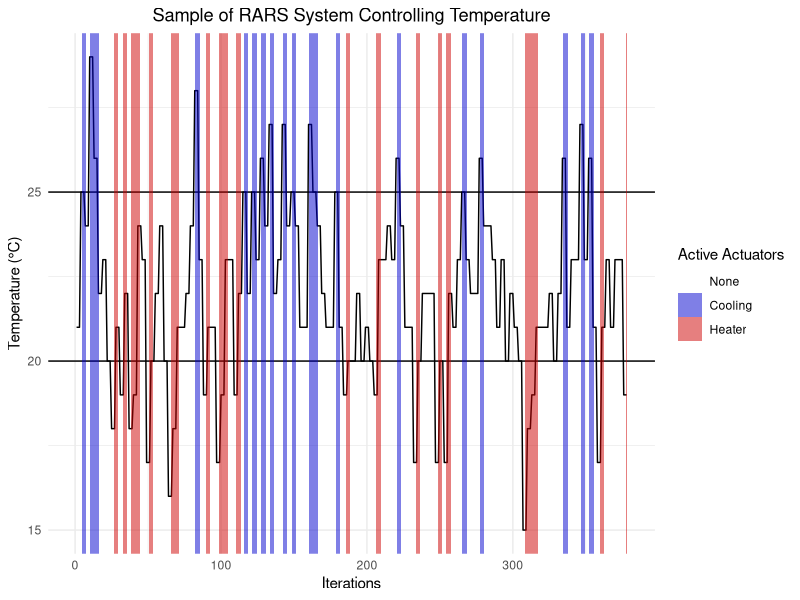
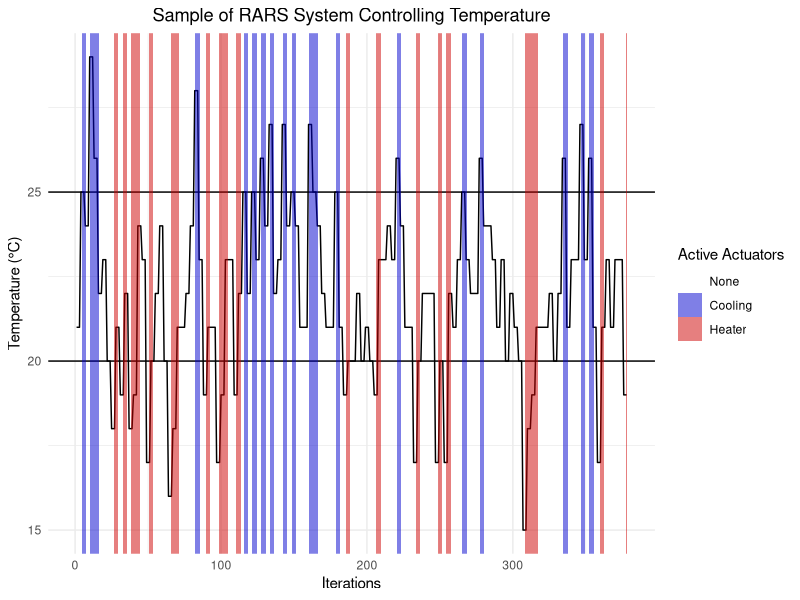

These charts were generated, in order, by the following R code:
library(tidyverse)

# Variables
max_temp <- 25
min_temp <- 20
data <- read.csv("./analysis/data/temp_metrics.csv")

# Function to assign factor
assignState <- Vectorize(function(heater, cooling) {
  if (heater == TRUE) {
    return(as.factor("heater"))
  }
  
  if (cooling == TRUE) {
    return(as.factor("cooling"))
  }
  
  return(as.factor("none"))
})

# Merge heater and a.c into actuator variable
data$actuator <- assignState(data$heater, data$a.c)

# Add a iteration variable as index
data$iteration <- 1:nrow(data)

data %>% ggplot(aes(iteration, temperature)) + 
  geom_line() + 
  geom_abline(aes(intercept = max_temp, slope = 0)) +
  geom_abline(aes(intercept = min_temp, slope = 0)) +
  geom_tile(aes(fill = actuator, height = Inf), alpha = 0.5)  +
  scale_fill_manual(values=c(NA, "blue3", "red3"), labels = c("None", "Cooling", "Heater"), na.value = NA) +
  labs(fill = "Active Actuators") +
  xlab("Iterations") + 
  ylab("Temperature (°C)") +
  theme_minimal() + 
  ggtitle("Sample of RARS System Controlling Temperature") + 
  theme(plot.title = element_text(hjust = 0.5))

# Save plot
ggsave(
  "temp_graph.jpeg",
  plot = last_plot(),
  device = "jpeg",
  path = "./analysis/graphs"
)

# Calculate percentage of iterations spent in the accepted temperature interval
good_temperature <- data$temperature >= 20 & data$temperature <= 25

percentage <- mean(good_temperature) * 100



